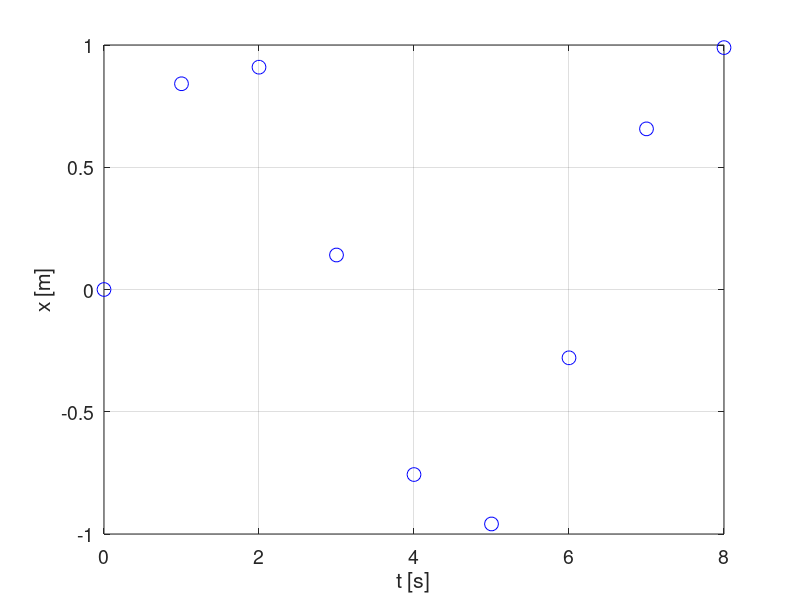

The MATLAB source for this figure: (Note: this script raises an error after producing the figure.)
% Supposedly one measures a variable which is a function of 
% time t, such as the position of an objected, which is 
% represented by the value of the x coordinate. The value of the 
% x coordinate is measured each second in the 8 second 
% interval. This gives us two corresponding vectors of 
% measurements: 'T' for time and 'X' for the x coordinate. 
% Let us plot the measurements. Run the following block of 
% code. 

T = [0; 1; 2; 3; 4; 5; 6; 7; 8];
X = [0; 0.841470984807897; 0.909297426825682;
    0.141120008059867; -0.756802495307928;
    -0.958924274663138; -0.279415498198926;
   0.656986598718789; 0.989358246623382];
close all; figure(1); plot(T, X, 'bo', 'MarkerSize', 10);
xlabel('t [s]'); ylabel('x [m]'); set(gca, 'FontSize', 14); grid on;
clearvars; clc;   % Clearing variables and workspace is done at 
                          % or near the end of after each block of code for 
                          % the purposes of clarity of this tutorial. 


%                                           Page 1
%%%%%%%%%%%%%%%%%%%%%%%%%%%%%%%%


% Supposedly one wants to find the value of the velocity v in the 
% x coordinate every 0.2 s not only during the time of 
% measurement but also a second before the start and a 
% second after the end of measurements. In such cases, 
% numerical time differentiation can be performed to give an 
% estimation of the actual value of the velocity function v(t) at 
% desired time points. 
% The ZFindDerivative function is a tool which can be used to do 
% just that. Run the following block of code to plot the estimated 
% value of the v(t) function every 0.2 s in the time interval 
% [-1 s, 9 s]. 

T = [0; 1; 2; 3; 4; 5; 6; 7; 8];
X = [0; 0.841470984807897; 0.909297426825682;
    0.141120008059867; -0.756802495307928;
    -0.958924274663138; -0.279415498198926;
   0.656986598718789; 0.989358246623382];
xData = T; yData = X; 
xDerivative = (-1 : 0.2 : 9)';   % Time points at which v(t) is to be 
                                               % evaluated. 
yDerivative = ZFindDerivative(xData, yData, ...
    xDerivative);   % v(t) estimation. 
close all; figure(1);
plot(xDerivative, yDerivative, 'bo', 'MarkerSize', 10);
xlabel('t [s]'); ylabel('v [m / s]'); set(gca, 'FontSize', 14); grid on;
clearvars; clc;


%                                           Page 2
%%%%%%%%%%%%%%%%%%%%%%%%%%%%%%%%


% How accurate was that estimation of the v(t) function? It is 
% almost impossible to know exactly at this point. 
% The actual x(t) function in our case is x(t) = sin(t) if the value of 
% the x coordinate is expressed in meters and time t is 
% expressed in seconds. This means that the actual velocity 
% function v(t) is v(t) = cos(t) if the velocity v is expressed in 
% meters per second (m / s) and time t is expressed in seconds. 
% Run the following block of code to add the actual velocity 
% function v(t) to the plot of the estimated values of the velocity 
% function. 

T = [0; 1; 2; 3; 4; 5; 6; 7; 8];
X = [0; 0.841470984807897; 0.909297426825682;
    0.141120008059867; -0.756802495307928;
    -0.958924274663138; -0.279415498198926;
   0.656986598718789; 0.989358246623382];
xData = T; yData = X; 
xDerivative = (-1 : 0.2 : 9)';   % Time points at which v(t) is to be 
                                               % evaluated. 
yDerivative = ZFindDerivative(xData, yData, ...
    xDerivative);   % v(t) estimation. 
TT = (linspace(-1, 9, 1000))';
vActual = cos(TT);   % Actual v(t). 
close all; figure(1); hold on;
plot(TT, vActual, 'k', 'LineWidth', 1.5);
plot(xDerivative, yDerivative, 'bo', 'MarkerSize', 10);
xlabel('t [s]'); ylabel('v [m / s]'); set(gca, 'FontSize', 14); grid on;
legend('Actual', 'Estimated');
clearvars; clc;


%                                           Page 3
%%%%%%%%%%%%%%%%%%%%%%%%%%%%%%%%


% Supposedly one also wants to find the values of the 
% acceleration function a(t) in the x coordinate every 0.5 second 
% in the time interval [-1 s, 9 s]. 
% To find the acceleration in the x coordinate, the second-order 
% time derivative of the position in the x coordinate would have 
% to be calculated. The second- and higher-order numerical 
% differentiation can, too, be performed using the 
% ZFindDerivative function to find an estimation of the a(t) 
% function. The order of differentiation can be specified using 
% the optional parameter named ''OrdDeriv'', the default value of 
% which is 'OrdDeriv' = 1. 
% The actual acceleration function a(t) is a(t) = -sin(t) if time t is 
% expressed in seconds and the acceleration a in the x 
% coordinate is expressed in meters per seconds squared (i.e. 
% m / (s^2)). 
% Run the following to block to compare the actual acceleration 
% function a(t) to the estimated values of the a(t) function in the 
% specified time points. 

T = [0; 1; 2; 3; 4; 5; 6; 7; 8];
X = [0; 0.841470984807897; 0.909297426825682;
    0.141120008059867; -0.756802495307928;
    -0.958924274663138; -0.279415498198926;
   0.656986598718789; 0.989358246623382];
xData = T; yData = X; 
xDerivative = (-1 : 0.5 : 9)';   % Time points at which a(t) is to be 
                                               % evaluated. 
OrdDeriv = 2;   % Order of differentiation. 
yDerivative = ZFindDerivative(xData, yData, ...
    xDerivative, 'OrdDeriv', OrdDeriv);   % a(t) estimation. 
TT = (linspace(-1, 9, 1000))';
aActual = -sin(TT);   % Actual a(t). 
close all; figure(1); hold on;
plot(TT, aActual, 'k', 'LineWidth', 1.5);
plot(xDerivative, yDerivative, 'bo', 'MarkerSize', 10);
xlabel('t [s]'); ylabel('a [m / s^2]'); set(gca, 'FontSize', 14); grid on;
legend('Actual', 'Estimated');
clearvars; clc;

% As with the velocity function v(t), the estimated acceleration 
% function is reasonably close to the actual acceleration function 
% a(t) inside the time interval in which the position in the x 
% coordinate was measured and much less so outside of it. 


%                                           Page 4
%%%%%%%%%%%%%%%%%%%%%%%%%%%%%%%%


% How is numerical differentiation performed? In general, a 
% differentiable function which is associated with the measured 
% data is assumed and then differentiated. With default settings 
% of the ZFindDerivative function, the function assumed is a 
% piecewise interpolation polynomial of the N-th degree, where 
% N is the sum of the desired order of accuracy and the order of 
% differentiation. The order of accuracy is represented by the 
% optional parameter named ''Accuracy'', the default value of 
% which is 'Accuracy' = 2. 
% With the following block of code, you can vary the value of the 
% 'Accuracy' parameter and see how this changes the 
% estimated values of the acceleration function considered in 
% the previous page and compare it to the actual acceleration 
% function a(t). 

T = [0; 1; 2; 3; 4; 5; 6; 7; 8];
X = [0; 0.841470984807897; 0.909297426825682;
    0.141120008059867; -0.756802495307928;
    -0.958924274663138; -0.279415498198926;
   0.656986598718789; 0.989358246623382];
xData = T; yData = X; 
xDerivative = (-1 : 0.5 : 9)';   % Time points at which a(t) is to be 
                                               % evaluated. 
OrdDeriv = 2;   % Order of differentiation. 
Accuracy = 2;   % Accuracy. Set the value of this parameter to a 
                          % different natural number to see its effect on the 
                          % a(t) estimation.
yDerivative = ZFindDerivative(xData, yData, ...
    xDerivative, 'OrdDeriv', OrdDeriv, ...
    'Accuracy', Accuracy);   % a(t) estimation. 
TT = (linspace(-1, 9, 1000))';
aActual = -sin(TT);   % Actual a(t). 
close all; figure(1); hold on;
plot(TT, aActual, 'k', 'LineWidth', 1.5);
plot(xDerivative, yDerivative, 'bo', 'MarkerSize', 10);
xlabel('t [s]'); ylabel('a [m / s^2]'); set(gca, 'FontSize', 14); grid on;
legend('Actual', 'Estimated');
clearvars; clc;


%                                           Page 5
%%%%%%%%%%%%%%%%%%%%%%%%%%%%%%%%


% The construction of the piecewise interpolation polynomial 
% function is defined by the degree of the polynomials as well as 
% the data points for each polynomial and endpoints of the 
% intervals over which the polynomials are defined. The latter 
% two aspects differ among each of three predefined principles, 
% also called '"modes". They are represented by the optional 
% parameter named ''Mode'', the default value of which is 
% 'Mode' = 1 but can also be set to either 0 or 2. To understand 
% the three modes in detail, documentation and the 
% code of the functions and their subfunctions should be 
% referred to. 
% In general, the 'Mode' parameter only changes the result if 
% the abscissa data points are at least moderately unequally 
% spaced. 
% By running the following block of code, the difference 
% between the three modes can be appreciated in the attempt to 
% differentiate a function for which the data points are highly 
% unequally spaced along the abscissa coordinate. 

xData = [0; 1; 3; 5; 8; 35; 37; 40; 45];    % Highly unequally 
                                                                  % spaced abscissa data 
                                                                  % points. 
yData = [10; 9; 8; 11; 13; 5; 4; 3; 2];
xDerivative = (linspace(-5, 35))';
yDerivativeActual = ZFindDerivative(xData, yData, xDerivative, ...
     'Type', 'Spline');   % Actual 'yDerivative'. 
Accuracy = 3;   % Accuracy. 
yDerivative0 = ZFindDerivative(xData, yData, xDerivative, ...
     'Accuracy', Accuracy, 'Mode', 0);   % yDerivative estimate if 
                                                               % 'Mode' paramater is 0. 
yDerivative1 = ZFindDerivative(xData, yData, xDerivative, ...
     'Accuracy', Accuracy, 'Mode', 1);   % yDerivative estimate if 
                                                               % 'Mode' paramater is 1. 
yDerivative2 = ZFindDerivative(xData, yData, xDerivative, ...
     'Accuracy', Accuracy, 'Mode', 2);   % yDerivative estimate if 
                                                               % 'Mode' paramater is 2. 
close all; figure(1); hold on;
plot(xDerivative, yDerivativeActual, 'k', 'LineWidth', 2);
plot(xDerivative, yDerivative0, 'b', 'LineWidth', 1.5);
plot(xDerivative, yDerivative1, 'r:', 'LineWidth', 1.5);
plot(xDerivative, yDerivative2, 'g--', 'LineWidth', 1.5);
legend('Actual', 'Estimated if ''Mode'' = 0', ...
    'Estimated if ''Mode'' = 1', 'Estimated if ''Mode'' = 2');
xlabel('x'); ylabel('y_D_e_r_i_v_a_t_i_v_e');
set(gca, 'FontSize', 14); grid on;
clearvars; clc;


%                                           Page 6
%%%%%%%%%%%%%%%%%%%%%%%%%%%%%%%%


% Alternatively, the assumed differentiable function which is 
% associated with the data can be the cubic spline of the data 
% points. This can be done by setting the optional parameter 
% named ''Type'' to ''Spline''. 
% The default setting of the 'Type' parameter is ''A''. Note that 
% due to a cubic spline being fully defined by a specific set of 
% data points, there are no optional parameters 'Accuracy' and 
% 'Mode' with the 'Type' parameter set to ''Spline''. 
% Keep in mind that because the spline is a piecewise cubic 
% polynomial, the order of differentiation above 3 will produce 
% the value 0 for all inquired abscissa points. 
% Run the following block of code to see how the spline 
% interpolation and differentiation method compares to the
% ZFindDerivative function with the default settings and the 
% actual velocity function in our first case, measuring the value of 
% the x coordinate over an 8 s interval and trying to determine 
% the velocity function v(t) over the time interval [-1 s, 9 s]. 

T = [0; 1; 2; 3; 4; 5; 6; 7; 8];
X = [0; 0.841470984807897; 0.909297426825682;
    0.141120008059867; -0.756802495307928;
    -0.958924274663138; -0.279415498198926;
   0.656986598718789; 0.989358246623382];
xData = T; yData = X; 
xDerivative = (linspace(-1, 9, 1000))';   % Time points at which 
                                                                 % v(t) is to be evaluated. 
yDerivativeDefault = ZFindDerivative(xData, yData, ...
    xDerivative);   % v(t) estimation using default settings. 
yDerivativeSpline = ZFindDerivative(xData, yData, xDerivative, ...
    'Type', 'Spline');   % v(t) estimation using spline interpolation. 
vActual = cos(xDerivative);   % Actual v(t). 
close all; figure(1); hold on;
plot(xDerivative, vActual, 'k', 'LineWidth', 1.5);
plot(xDerivative, yDerivativeDefault, 'b', 'LineWidth', 1.5);
plot(xDerivative, yDerivativeSpline, 'r', 'LineWidth', 1.5);
xlabel('t [s]'); ylabel('v [m / s]'); set(gca, 'FontSize', 14); grid on;
legend('Actual', 'Estimated using default settings', ...
    'Estimated using the spline interpolation');
clearvars; clc;


%                                           Page 7
%%%%%%%%%%%%%%%%%%%%%%%%%%%%%%%%


% Another way to find the numerical derivative of a function is to 
% differentiate the regression polynomial of the data points. This 
% can be done by altering the optional 'Type' parameter to 
% ''PolyFit''. In that case, the required 'PolyDegree' parameter 
% needs to be set. The 'PolyDegree' parameter is equal to the 
% degree of the regression polynomial. 
% As with the ''Spline'' setting of the 'Type' parameter, there are 
% no optional parameters 'Accuracy' and 'Mode'. 
% We again refer to the first case, measuring the value of 
% the x coordinate over an 8 s interval and trying to determine 
% the velocity function v(t). Run the block of code on Page 1 to 
% see the data points again. With no additional information, the 
% most reasonable regression polynomial would likely be that of 
% the fourth degree as the x(t) function seems to have three 
% local extremes judging by the data points. 
% Run the following block of code to see how the ''PolyFit'' 
% setting of the 'Type' parameter compares to spline 
% interpolation and differentiation, the ZFindDerivative function 
% with the default settings, and the actual velocity function. 

T = [0; 1; 2; 3; 4; 5; 6; 7; 8];
X = [0; 0.841470984807897; 0.909297426825682;
    0.141120008059867; -0.756802495307928;
    -0.958924274663138; -0.279415498198926;
   0.656986598718789; 0.989358246623382];
xData = T; yData = X; 
xDerivative = (linspace(-1, 9, 1000))';   % Time points at which 
                                                                 % v(t) is to be evaluated. 
yDerivativeDefault = ZFindDerivative(xData, yData, ...
    xDerivative);   % v(t) estimation using default settings. 
yDerivativeSpline = ZFindDerivative(xData, yData, xDerivative, ...
    'Type', 'Spline');   % v(t) estimation using spline interpolation. 
polyDegree = 4;   % Degree of the regression polynomial. 
yDerivativePolyFit = ZFindDerivative(xData, yData, xDerivative, ...
    'Type', 'PolyFit', ...
    polyDegree);   % v(t) estimation using the regression 
                              % polynomial. 
vActual = cos(xDerivative);   % Actual v(t). 
close all; figure(1); hold on;
plot(xDerivative, vActual, 'k', 'LineWidth', 1.5);
plot(xDerivative, yDerivativeDefault, 'b', 'LineWidth', 1.5);
plot(xDerivative, yDerivativeSpline, 'r', 'LineWidth', 1.5);
plot(xDerivative, yDerivativePolyFit, 'g', 'LineWidth', 1.5);
xlabel('t [s]'); ylabel('v [m / s]'); set(gca, 'FontSize', 14); grid on;
legend('Actual', 'Estimated using default settings', ...
    'Estimated using the spline interpolation', ...
    'Estimated using the regression polynomial');
clearvars; clc;


%                                           Page 8
%%%%%%%%%%%%%%%%%%%%%%%%%%%%%%%%


% At times it may be important to visualize the function which is 
% differentiated to calculate the numerical derivative. In such 
% cases, the optional parameter named ''Figure'' can be set as 
% the index of the figure window in which the function is to be 
% visualized. 
% Setting the 'Figure' parameter to 0 results in no visualization. 
% Run the following block of code to visualize the data points 
% along with the functions which were differentiated for each of 
% the numerical derivatives calculated on the previous page. 

T = [0; 1; 2; 3; 4; 5; 6; 7; 8];
X = [0; 0.841470984807897; 0.909297426825682;
    0.141120008059867; -0.756802495307928;
    -0.958924274663138; -0.279415498198926;
   0.656986598718789; 0.989358246623382];
xData = T; yData = X; 
xDerivative = (linspace(-1, 9, 1000))';   % Time points at which 
                                                                 % v(t) is to be evaluated. 
close all; hold on;
Figure1 = 1;   % 'Figure' paramater value. 
yDerivativeDefault = ZFindDerivative(xData, yData, xDerivative, ...
    'Figure', Figure1);   % v(t) estimation using default settings. 
title('Default settings of ZFindDerivative function');
Figure2 = 2;   % 'Figure' paramater value. 
yDerivativeSpline = ZFindDerivative(xData, yData, xDerivative, ...
    'Type', 'Spline', ...
    'Figure', Figure2);   % v(t) estimation using spline interpolation. 
title('Spline interpolation');
polyDegree = 4;   % Degree of the regression polynomial. 
Figure3 = 3;   % 'Figure' paramater value. 
yDerivativePolyFit = ZFindDerivative(xData, yData, xDerivative, ...
    'Type', 'PolyFit', polyDegree, ...
    'Figure', Figure3);   % v(t) estimation using the regression 
                                     % polynomial. 
title('Regression polynomial');
clearvars; clc;


%                                           Page 9
%%%%%%%%%%%%%%%%%%%%%%%%%%%%%%%%


% This concludes the tutorial for the ZFindDerivative function. 
% For further questions, the documentation and the code of the 
% function and its subfunctions should be referred to. 


%                                           Page 10
%%%%%%%%%%%%%%%%%%%%%%%%%%%%%%%%